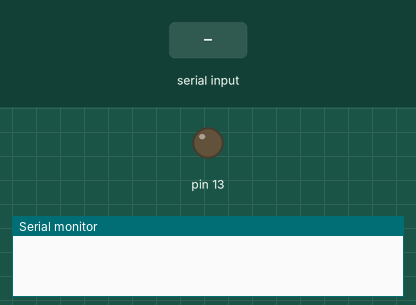
This sketch was run on a simulated Arduino Uno, built with avr-gcc and run on an emulated ATmega328P. Shown: output pins drawn as LEDs (lit = HIGH), the last lines printed to the serial monitor. Inputs (shaded band) come from the test bench.

Above: at 1.2 s.
1.3 s: "SET 13 HIGH\n" received over Serial
At 2.6 s:
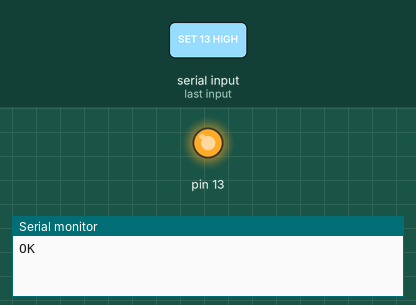
2.9 s: "SET 13 LOW\n" received over Serial
At 3.9 s:
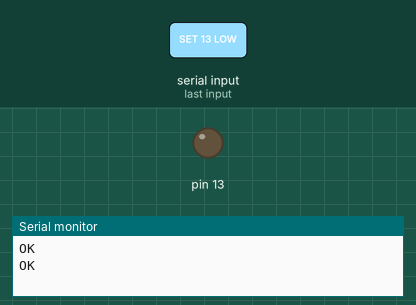
Timing chart, 0 to 5.9 s (numbered marks = the images above; inputs shaded):
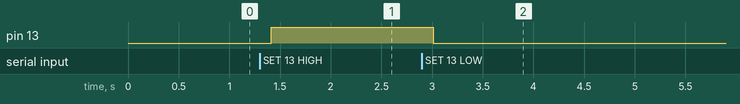

The sketch:

MasterModule_v2.ino
```cpp
const int BAUD = 9600;
const String VERSION = "Version 2.0";

String message;

void setup() {
  Serial.begin(BAUD);
  Serial.setTimeout(100);

  pinMode(13, OUTPUT);
}

void loop() {
  if (Serial.available() > 0) {
    message = Serial.readString();
    message.replace("\r", "");
    message.replace("\n", "");

    if (message == "TEST") {
      Serial.println("OK");
    }
    else if (message == "GET VERSION") {
      Serial.println(VERSION);
    }
    else if (message == "SET 13 HIGH") {
        digitalWrite(13, HIGH);
        Serial.println("OK");
    }
    else if (message == "SET 13 LOW") {
      digitalWrite(13, LOW);
      Serial.println("OK");
    }
    else {
      Serial.println("NO COMMAND FOUND");
    }
  }
}
```

Measured:
- after the input at 1.3 s, pin 13: LOW → HIGH after 0.11 s
- after the input at 2.9 s, pin 13: HIGH → LOW after 0.11 s
